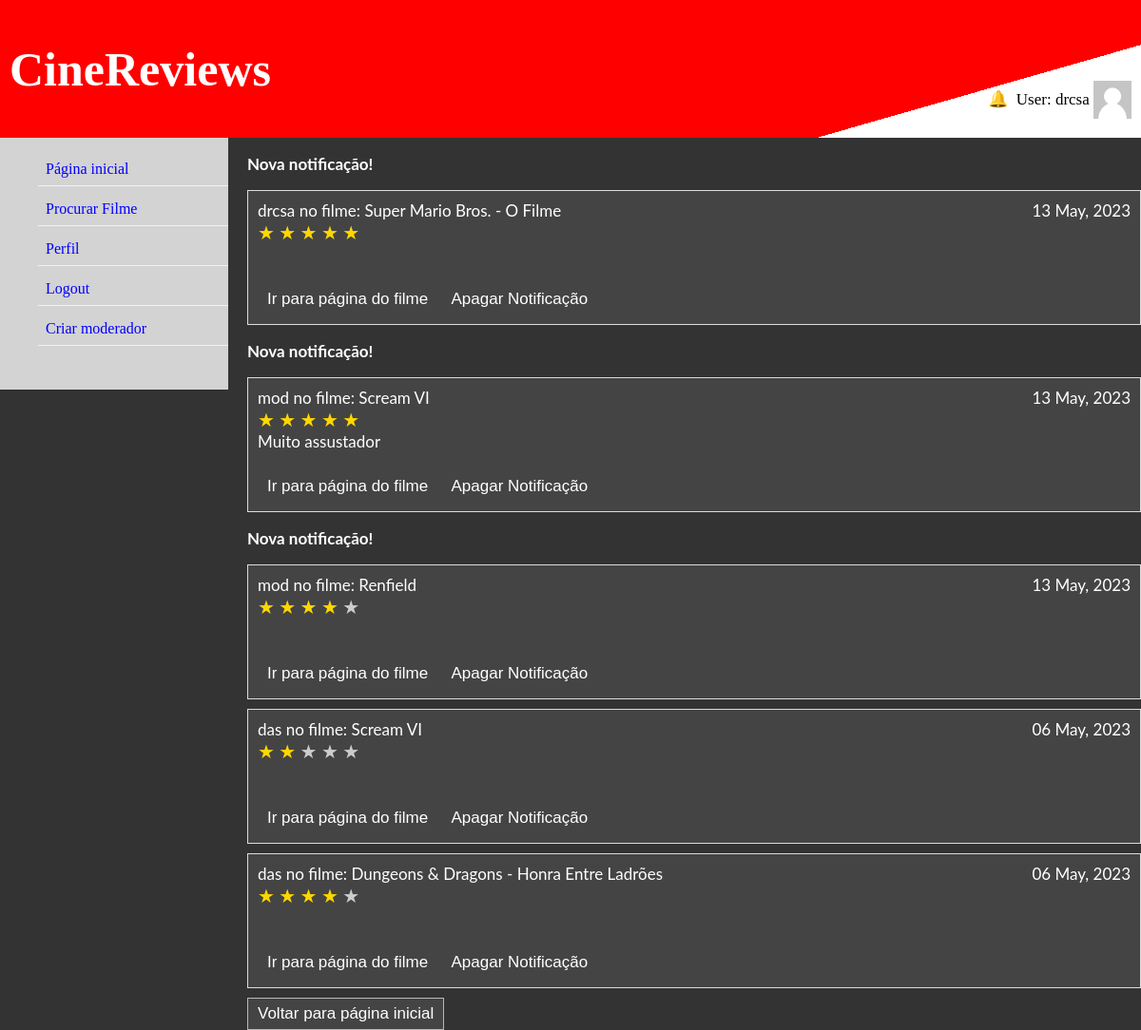
/filmes/4/notificacoes (signed in), run on the app's committed database.
### filmes/models.py (models this page shows)
class Notificacao(models.Model):
    destinatario = models.ForeignKey(User, on_delete=models.CASCADE, related_name='destinatario')
    remetente = models.ForeignKey(User, on_delete=models.CASCADE, related_name='remetente')
    visto = models.BooleanField(default=False)
    comentario = models.ForeignKey(Comentario, on_delete=models.CASCADE)
    class Meta:
        unique_together = ('comentario', 'destinatario', 'remetente')

class Comentario(models.Model):
    filme = models.ForeignKey(Filme, on_delete=models.CASCADE)
    user = models.ForeignKey(User, on_delete=models.CASCADE)
    texto = models.CharField(max_length=200, blank=True)
    avaliacao = models.DecimalField(max_digits=2, decimal_places=1, default=0.0)
    data_criacao = models.DateTimeField('data de publicacao')
    class Meta:
        unique_together = ['filme', 'user']

class Filme(models.Model):
    titulo = models.CharField(max_length=200)
    genero = models.CharField(max_length=100)
    descricao = models.CharField(max_length=300)
    diretor = models.CharField(max_length=100)
    elenco = models.CharField(max_length=200)
    data_lancamento = models.DateTimeField('data de lançamento')
    avaliacao_media = models.DecimalField(max_digits=2, decimal_places=1, default=0.0)
    avaliacao_imdb = models.DecimalField(max_digits=3, decimal_places=1, default=0.0)

### filmes/views.py (the view)
# urls.py: path('<int:user_id>/notificacoes', views.notificacoes,
def notificacoes(request, user_id, notificacao_id=None):
    if request.method == 'POST':
        notificacao = Notificacao.objects.get(pk=notificacao_id)
        notificacao.delete()
    user = User.objects.get(id=user_id)
    notificacoes = Notificacao.objects.filter(destinatario=user).order_by('-id')
    notificacoes_sem_visto = Notificacao.objects.filter(destinatario=user, visto=False)
    for notificacao in notificacoes_sem_visto:
        notificacao.visto = True
        notificacao.save()
    context = {
        'notificacoes': notificacoes,
        'notificacoes_sem_visto': notificacoes_sem_visto,
    }
    if 'notificacoes_count' in request.session:
        del request.session['notificacoes_count']
    return render(request, 'filmes/notificacoes.html', context)

### filmes/templates/filmes/notificacoes.html (shortened to what this page needs)
{% extends "filmes/index.html" %}
{%  block conteudo %}
    {% if notificacoes %}
        {% for notificacao in notificacoes %}
            {% if notificacao in notificacoes_sem_visto %}
                <p><b>Nova notificação!</b></p>
            {% endif %}
            <div id="comentario-{{notificacao.comentario.id}}" class="comentario">
                <div style="display: flex; justify-content: space-between;">
                    <span>{{notificacao.comentario.user.username}} no filme: {{notificacao.comentario.filme.titulo}}</span>
                    <span>{{notificacao.comentario.data_criacao|date:"d F, Y"}}</span>
                </div>
                <div class="stars">
                        <label for="star1" style="font-size: 20px;">&#9733</label>
                        <label for="star2" style="font-size: 20px;">&#9733</label>
                        <label for="star3" style="font-size: 20px;">&#9733</label>
                        <label for="star4" style="font-size: 20px;">&#9733</label>
                        <label for="star5" style="font-size: 20px;">&#9733</label>
                </div>
                <br>
                <span>{{notificacao.comentario.texto}}</span><br><br>
                <button><a href="{% url 'filmes:avaliacao' notificacao.comentario.filme.id %}" style="color:white; ">Ir para página do filme</a></button>
                <form action="{% url 'filmes:notificacoes' user_id=request.user.id notificacao_id=notificacao.id %}"
                              method="post" style="display: inline-block;">
                            <input type="submit" value="Apagar Notificação"/>
                        </form>
            </div>
        {% endfor %}
    {% else %}
        <p>Não tem nenhuma notificação!</p>
    {% endif %}
    <button style="border: 1px solid #b9b9b9; background-color: #444444;"><a href="{% url 'filmes:index' %}" style="color: white;">Voltar para página inicial</a></button>
{% endblock %}

### filmes/templates/filmes/index.html (shortened to what this page needs)
<!DOCTYPE html>
<html lang="en">
<head>
    {% load static %}
    <link rel="stylesheet" type="text/css" href="{% static 'filmes/css/style.css' %}">
    <link rel="stylesheet" href="https://cdnjs.cloudflare.com/ajax/libs/tiny-slider/2.9.4/tiny-slider.css">
</head>
<body style="margin: 0;">
    <header>
         <div style="display: flex; justify-content: space-between;">
             <span><a href="{% url 'filmes:index' %}" style="color: white"><h1 style="font-family: 'Showcard Gothic';">CineReviews</h1></a></span>
             <div class="utilizador_header">
                {% if request.user.is_authenticated %}
                    {% if 'notificacoes_count' in request.session %}
                        <a href="{% url 'filmes:notificacoes' request.user.id %}" class="notification">
                            <span>&#128276</span>
                            <span class="badge">{{request.session.notificacoes_count}}</span></a>
                    {% else %}
                        <a href="{% url 'filmes:notificacoes' request.user.id %}" class="notification">
                            <span>&#128276</span></a>
                    {% endif %}
                    {% if request.session.has_photo %}
                        <span>User: {{ request.session.username }}</span> <img src="{% static 'sessao/'|add:user.username|add:'.jpg' %}">
                    {% else %}
                        <span>User: {{ request.session.username }}</span> <img src="{% static 'sessao/default.jpg' %}">
                    {% endif %}
                {% else %}
                    <p>Bem vindo!</p>
                {% endif %}
             </div>
        </div>
    </header>
    <nav>
        {% block links %}
        <ul style="list-style-type:none;">
            <li><a href="{% url 'filmes:index' %}">Página inicial</a></li>
            <li><a href="{% url 'filmes:lista' %}">Procurar Filme</a></li>
            {% if request.user.is_authenticated %}
                <li><a href="{% url 'sessao:informacao' %}">Perfil</a></li>
                <li><a href="{% url 'sessao:logoutview' %}">Logout</a></li>
            {% else %}
                <li><a href="{% url 'sessao:loginview' %}">Login</a></li>
                <li><a href="{% url 'sessao:registar' %}">Registar</a></li>
            {% endif %}
            {% if request.user.is_superuser %}
                <li><a href="{% url 'sessao:criarmoderador' %}">Criar moderador</a></li>
            {% endif %}
        </ul>
        {% endblock %}
    </nav>
    <main>
        <article>
            <section class="conteudo">
                {% block conteudo %}{% endblock %}
            </section>
        </article>
    </main>
</body>
</html>

### filmes/static/filmes/css/style.css (style rules this page uses)
header { background-image: linear-gradient(164deg, red 80%, white 20%); padding: 10px; border: 10px; text-align: center; font-size: 25px; color: black; }
.utilizador_header { text-align: left; margin-top: 60px; font-size: 17px; }
.utilizador_header img { width: 40px; height: 40px; position: relative; top: 15px; }
body { background-color: #333333; color: white; }
nav { background-color: lightgray; float: left; width: 20%; padding-bottom: 30px; }
nav li { padding: 8px; margin-top: 7px; border-bottom: 1px solid #f1f1f1; }
main { background-color: #333333; float:left; width: 80%; overflow: hidden; }
a { color: orange; text-decoration: none; }
ul li a { color: blue; }
.conteudo { margin-top: 16px; margin-left: 20px; font-size: 17px; font-family: Lato,Lato-fallback,Arial,sans-serif; }
.comentario { background-color: #444444; border: 1px solid #ddd; padding: 10px; margin-bottom: 10px; }
label { display: inline-block; }
.stars { display: inline-block; }
.stars label { font-size: 50px; color: #ccc; cursor: pointer; }
.notification { padding: 4px 4px; position: relative; display: inline-block; border-radius: 50%; }
input[type=submit], button { padding: 6px 10px; position: relative; display: inline-block; background-color: transparent; color: white; cursor: pointer; border: none; font-size: 17px; }

### data on the page
Notificacao: shows "Nova notificação!", comentario.user.username "drcsa", comentario.filme.titulo "Super Mario Bros. - O Filme", comentario.data_criacao "13 May, 2023"
Notificacao: shows "Nova notificação!", comentario.user.username "mod", comentario.filme.titulo "Scream VI", comentario.data_criacao "13 May, 2023", comentario.texto "Muito assustador"
Notificacao: shows "Nova notificação!", comentario.user.username "mod", comentario.filme.titulo "Renfield", comentario.data_criacao "13 May, 2023"
Notificacao: comentario.user.username "das", comentario.filme.titulo "Scream VI", comentario.data_criacao "06 May, 2023"
Notificacao: comentario.user.username "das", comentario.filme.titulo "Dungeons & Dragons - Honra Entre Ladrões", comentario.data_criacao "06 May, 2023"

### other printed values
{{ request.session.username }} "drcsa"
